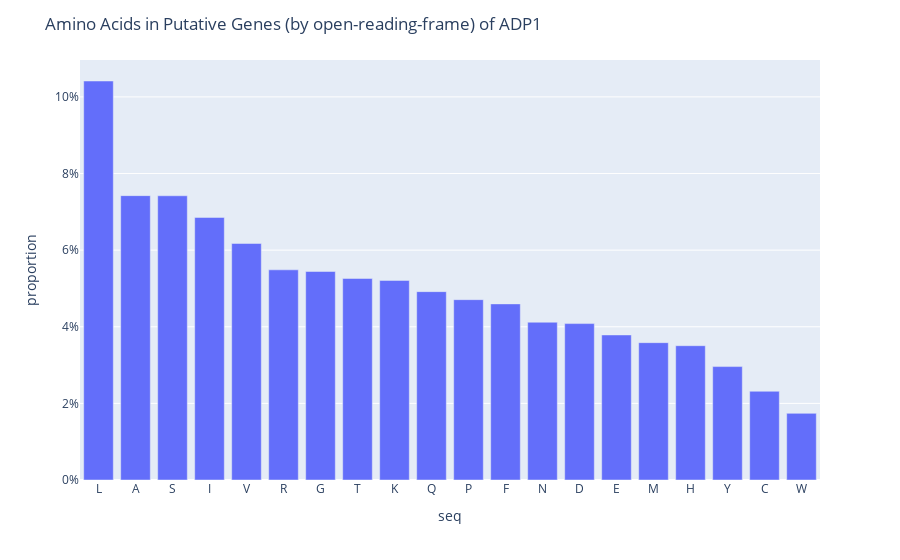

Here is the notebook cell this chart was saved with:
### Code cell
px.bar(
    df_aa_counts_normalized,
    x=df_aa_counts_normalized.index,
    y='proportion',
).update_layout(
    yaxis=dict(tickformat=',.0%'),
    title='Amino Acids in Putative Genes (by open-reading-frame) of ADP1',
)

### Figure 1 — Plotly figure (JSON) as saved in the notebook; plotly's stock layout.template omitted (floating-point values rounded to 4 significant figures)
{"data": [{"alignmentgroup": "True", "hovertemplate": "seq=%{x}<br>proportion=%{y}<extra></extra>", "legendgroup": "", "marker": {"color": "#636efa", "pattern": {"shape": ""}}, "name": "", "offsetgroup": "", "orientation": "v", "showlegend": false, "textposition": "auto", "x": ["L", "A", "S", "I", "V", "R", "G", "T", "K", "Q", "P", "F", "N", "D", "E", "M", "H", "Y", "C", "W"], "xaxis": "x", "y": [0.1042, 0.07423, 0.07419, 0.06854, 0.06174, 0.05486, 0.05443, 0.05261, 0.05209, 0.04917, 0.04708, 0.04597, 0.04119, 0.04083, 0.03787, 0.03585, 0.03506, 0.0296, 0.02316, 0.01739], "yaxis": "y", "type": "bar"}], "layout": {"xaxis": {"anchor": "y", "domain": [0.0, 1.0], "title": {"text": "seq"}}, "yaxis": {"anchor": "x", "domain": [0.0, 1.0], "title": {"text": "proportion"}, "tickformat": ",.0%"}, "legend": {"tracegroupgap": 0}, "margin": {"t": 60}, "barmode": "relative", "title": {"text": "Amino Acids in Putative Genes (by open-reading-frame) of ADP1"}}}
